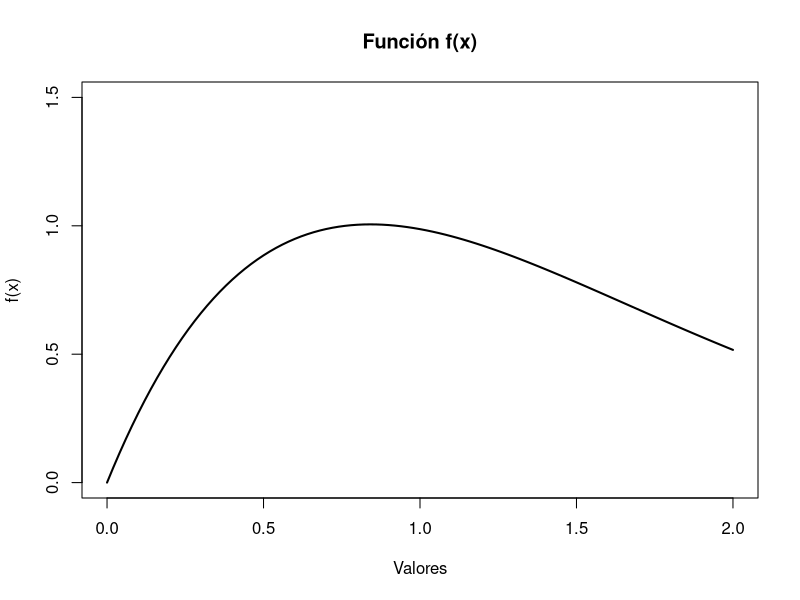
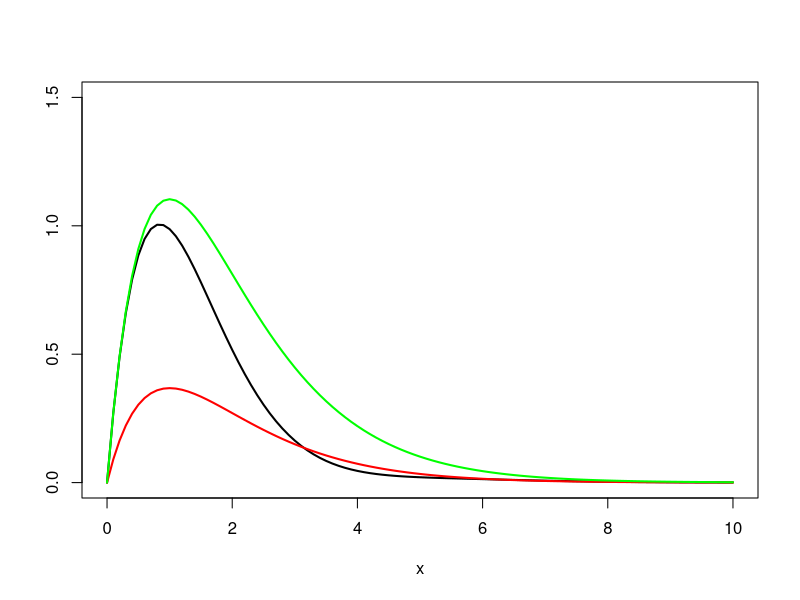
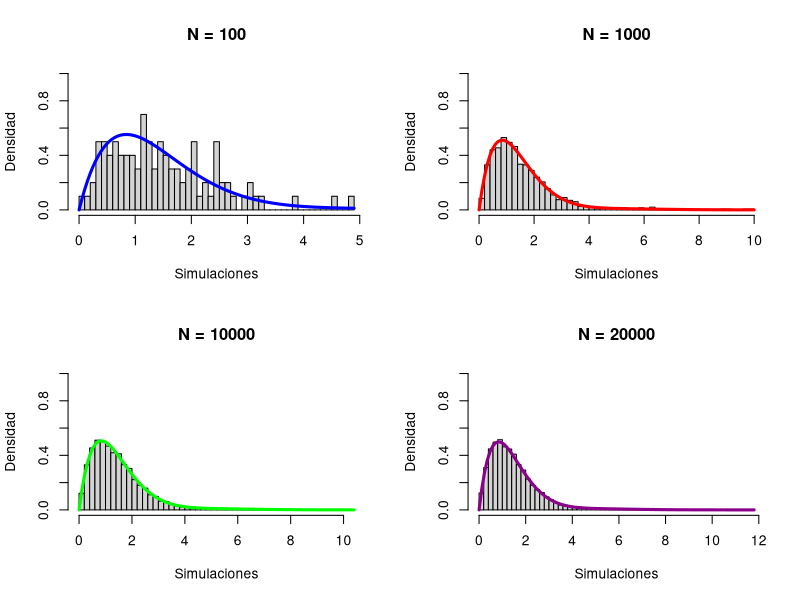
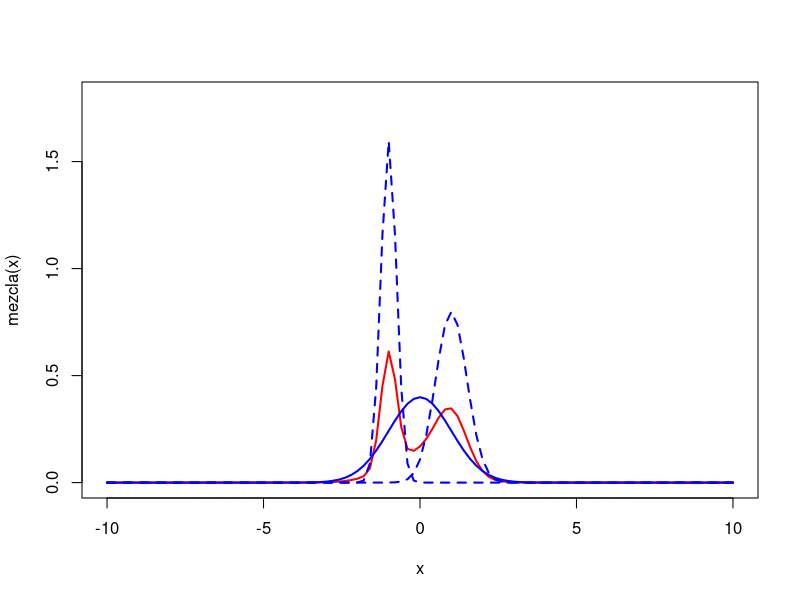

Reproduce these figures in R, in order.
# Código tarea 2 - EYP2117
# Maximiliano Medina

# Pregunta 1 ----
## a)----

fx <- function(x){
  fx <- (x+(2*sin(x)))/(exp(x))
  return(fx)
}

curve(fx, from = 0, to = 2, ylim = c(0,1.5),
      main = "Función f(x)",
      ylab = "f(x)", xlab = "Valores",
      lwd = 2)
## b) ----
# Proponemos una densidad gamma con shape = 2

f_g <- function(x){
  f_g <- fx(x)/dgamma(x, shape = 2)
  return(f_g)
}

optim <- optimise(f_g, maximum = TRUE, interval = c(0,2))
(cc <- optim$objective) #PREGUNTAR SI SE SACA C ASÍ O EN PAPEL


## c)----
curve(fx, from = 0, to = 10, lwd = 2, ylim = c(0,1.5), ylab = "" )

curve(dgamma(x,shape = 2), from = 0, to = 10,lwd = 2,
      add =TRUE, col = "red")

curve(cc*dgamma(x,shape = 2), from = 0, to = 10,lwd = 2,
      add =TRUE, col = "green")


## d)----
acep_rech <- function(n){
  aceptados <- 0
  rechazados <- 0
  simulaciones <- c()
  
  while(length(simulaciones) < n){
    y <- rgamma(1, shape = 2)
    u <- runif(1)
    
    if(u <=(1/cc)*fx(y)/dgamma(y, shape = 2)){
      aceptados <- aceptados + 1
      simulaciones <- append(simulaciones, y)
    }else{
      rechazados <- rechazados +1
    }
  }
  tasa_acep <- aceptados/(aceptados + rechazados)
  
  const_norm <- 1/(cc*tasa_acep)
  
  return(list(simulaciones,tasa_acep,const_norm))
}


## e)----

par(mfrow = c(2,2))

N <- 100
test_1 <- acep_rech(N)
hist(test_1[[1]], probability = TRUE, breaks = 40, ylim = c(0,1),
     ylab = "Densidad", xlab = "Simulaciones",
     main = "N = 100")
curve(fx(x)*test_1[[3]],lwd = 3,
      add =TRUE, col = "blue")

N <- 1000
test_2 <- acep_rech(N)
hist(test_2[[1]], probability = TRUE, breaks = 40, ylim = c(0,1),
     ylab = "Densidad", xlab = "Simulaciones",
     main = "N = 1000")
curve(fx(x)*test_2[[3]],lwd = 3,
      add =TRUE, col = "red")

N <- 10000
test_3 <- acep_rech(N)
hist(test_3[[1]], probability = TRUE, breaks = 40, ylim = c(0,1),
     ylab = "Densidad", xlab = "Simulaciones",
     main = "N = 10000")
curve(fx(x)*test_3[[3]],lwd = 3,
      add =TRUE, col = "green")

N <- 20000
test_4 <- acep_rech(N)
hist(test_4[[1]], probability = TRUE, breaks = 45, ylim = c(0,1),
     ylab = "Densidad", xlab = "Simulaciones",
     main = "N = 20000")
curve(fx(x)*test_4[[3]],lwd = 3,
      add =TRUE, col = "darkmagenta")

# Pregunta 2 ----
## a) ----

mezcla <- function(x){
  mez <- 1/3*dnorm(x, mean = -1, sd = 1/4) +
    1/3*dnorm(x, mean = 0, sd = 1) +
    1/3*dnorm(x, mean = 1, sd = 1/2)
  return(mez)
}

par(mfrow =c(1,1))
curve(mezcla(x), from = -10, to = 10, lwd = 2, col = "red", ylim = c(0,1.8))

curve(dnorm(x, mean = -1, sd = 1/4), lwd = 2,lty = 2, add = TRUE, col = "blue")

curve(dnorm(x, mean = 0, sd = 1), lwd = 2, add = TRUE, col = "blue")

curve(dnorm(x, mean = 1, sd = 1/2), lwd = 2,lty = 2, add = TRUE, col = "blue")
